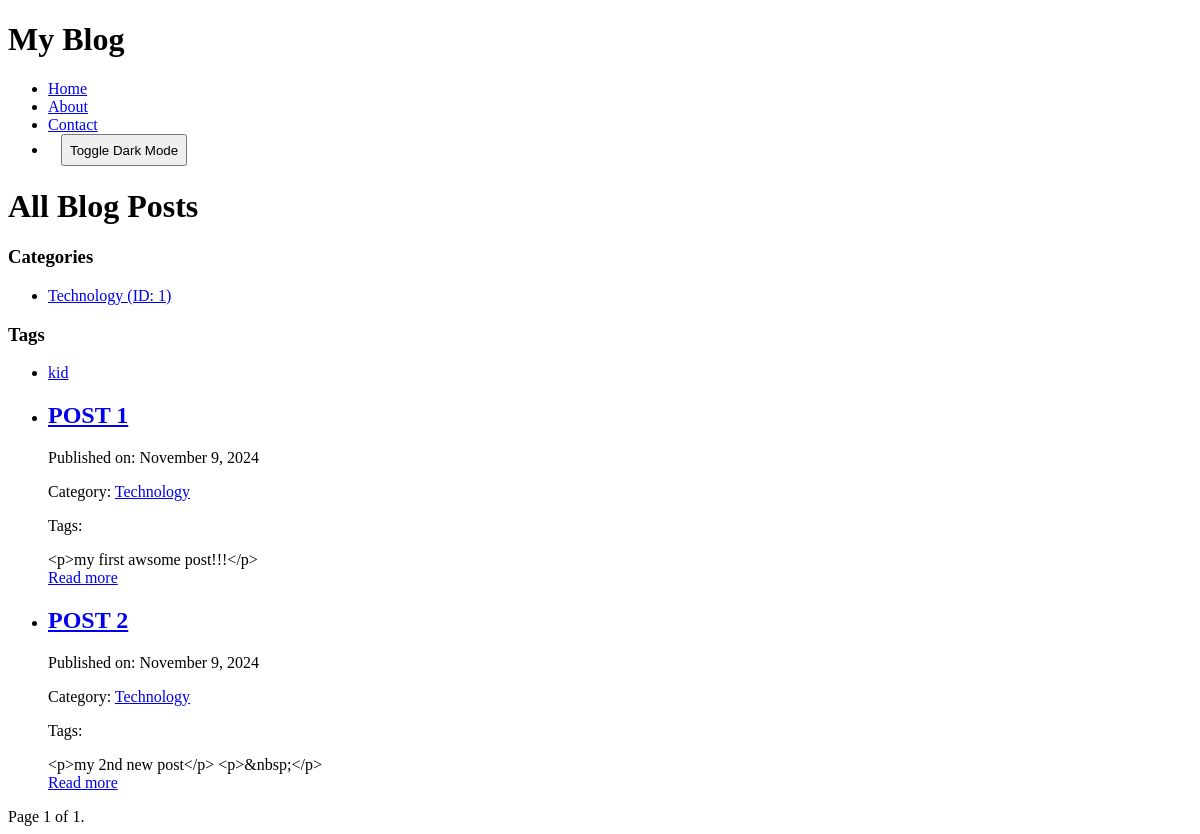
The page / on the database its author committed.
### blog/models.py (models this page shows, shortened)
class Category(models.Model):
    name = models.CharField(max_length=100, unique=True)

class Tag(models.Model):
    name = models.CharField(max_length=50, unique=True)
    slug = models.SlugField(unique=True, blank=True)

class Post(models.Model):
    title = models.CharField(max_length=200)
    content = RichTextField()
    created_at = models.DateTimeField(auto_now_add=True)
    category = models.ForeignKey(Category, on_delete=models.SET_NULL, null=True, related_name='posts')
    tags = models.ManyToManyField(Tag, blank=True, related_name='posts')
    author = models.ForeignKey(User, on_delete=models.SET_NULL, null=True, related_name='posts')
    share_count = models.PositiveIntegerField(default=0)
    views_count = models.PositiveIntegerField(default=0)
    published_date = models.DateTimeField(default=timezone.now)
    is_featured = models.BooleanField(default=False)
    user = models.ForeignKey(User, on_delete=models.CASCADE)
    DRAFT = 'draft'
    PUBLISHED = 'published'
    STATUS_CHOICES = [
        (DRAFT, 'Draft'),
        (PUBLISHED, 'Published'),
    ]
    status = models.CharField(max_length=10, choices=STATUS_CHOICES, default=DRAFT)

### blog/views.py (the view)
# urls.py: path('', views.post_list, name='post_list'),
def post_list(request):
    try:
        posts = Post.objects.filter(status='published', published_date__lte=timezone.now()).order_by('-published_date')
        categories = Category.objects.all()
        tags = Tag.objects.all()
        paginator = Paginator(posts, 10)
        page_number = request.GET.get('page')
        try:
            page_obj = paginator.page(page_number)
        except PageNotAnInteger:
            page_obj = paginator.page(1)
        except EmptyPage:
            page_obj = paginator.page(paginator.num_pages)
        return render(request, 'blog/post_list.html', {
            'page_obj': page_obj,
            'categories': categories,
            'tags': tags,
        })
    except Exception as e:
        return render(request, 'blog/post_list.html', {'error': str(e)})

### blog/templates/blog/post_list.html (shortened to what this page needs)
{% extends "blog/base.html" %}
{% block content %}
<!DOCTYPE html>
<html lang="en">
<head>
</head>
<body>
    <h1>All Blog Posts</h1>
    <h3>Categories</h3>
    <ul>
        {% for category in categories %}
            <li>
                {% if category.id %}
                    <a href="{% url 'posts_by_category' category_id=category.id %}">{{ category.name }} (ID: {{ category.id }})</a>
                {% else %}
                    <p>Missing Category ID for {{ category.name }}</p>
                {% endif %}
            </li>
        {% endfor %}
    </ul>
    <h3>Tags</h3>
    <ul>
        {% for tag in tags %}
            <li>
                <a href="{% url 'posts_by_tag' tag_id=tag.id %}">{{ tag.name }}</a>
            </li>
        {% endfor %}
    </ul>
    <ul>
        {% for post in page_obj %}
            <li>
                {% if post.pk %}
                    <h2><a href="{% url 'post_detail' pk=post.pk %}">{{ post.title }}</a></h2>
                {% else %}
                    Post ID missing for "{{ post.title }}"
                {% endif %}
                <p>Published on: {{ post.created_at|date:"F j, Y" }}</p>
                <p>Category:
                    {% if post.category.id %}
                        <a href="{% url 'posts_by_category' category_id=post.category.id %}">
                            {{ post.category.name }}
                        </a>
                    {% else %}
                        <span>No category available</span>
                    {% endif %}
                </p>
                <p>Tags:
                </p>
                <div>{{ post.content|truncatewords:30 }}</div>
                <a href="{% url 'post_detail' pk=post.pk %}">Read more</a>
            </li>
        {% endfor %}
    </ul>
    <div class="pagination">
        <span class="step-links">
            <span class="current">
                Page {{ page_obj.number }} of {{ page_obj.paginator.num_pages }}.
            </span>
        </span>
    </div>
</body>
</html>
{% endblock %}

### blog/templates/blog/base.html (shortened to what this page needs)
<!DOCTYPE html>
<html lang="en">
<head>
</head>
<body>
    <header class="{% if request.session.dark_mode %}dark-mode{% endif %}">
        <h1>My Blog</h1>
        <nav>
            <ul>
                <li><a href="{% url 'post_list' %}">Home</a></li>
                <li><a href="{% url 'about' %}">About</a></li>
                <li><a href="{% url 'contact' %}">Contact</a></li>
                <li><button onclick="toggleDarkMode()" class="dark-mode-toggle">Toggle Dark Mode</button></li>
            </ul>
        </nav>
    </header>
    <main>
        {% block content %}
        {% endblock %}
    </main>
</body>
</html>

### blog/templates/blog/base.html (style rules this page uses)
.dark-mode-toggle { padding: 0.5em; margin-left: 1em; cursor: pointer; }

### rows shown on the page
Category: name "Technology", id "1"
Tag: name "kid"
Post: title "POST 1", created_at "November 9, 2024", category.name "Technology", content "<p>my first awsome post!!!</p>"
Post: title "POST 2", created_at "November 9, 2024", category.name "Technology", content "<p>my 2nd new post</p> <p>&nbsp;</p>"

### other values the page prints
{{ page_obj.number }} "1"
{{ page_obj.paginator.num_pages }} "1"
